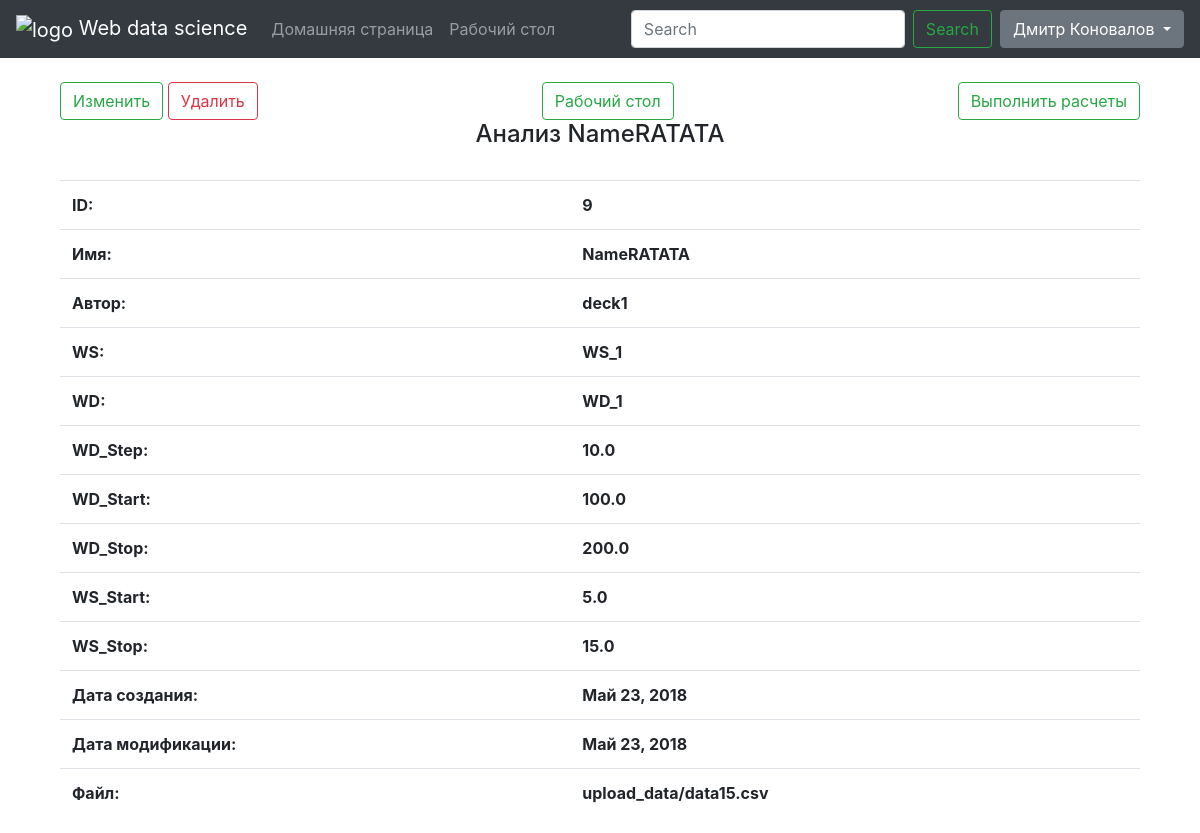
The page /desktop/9 (signed in) on the database as committed earlier.
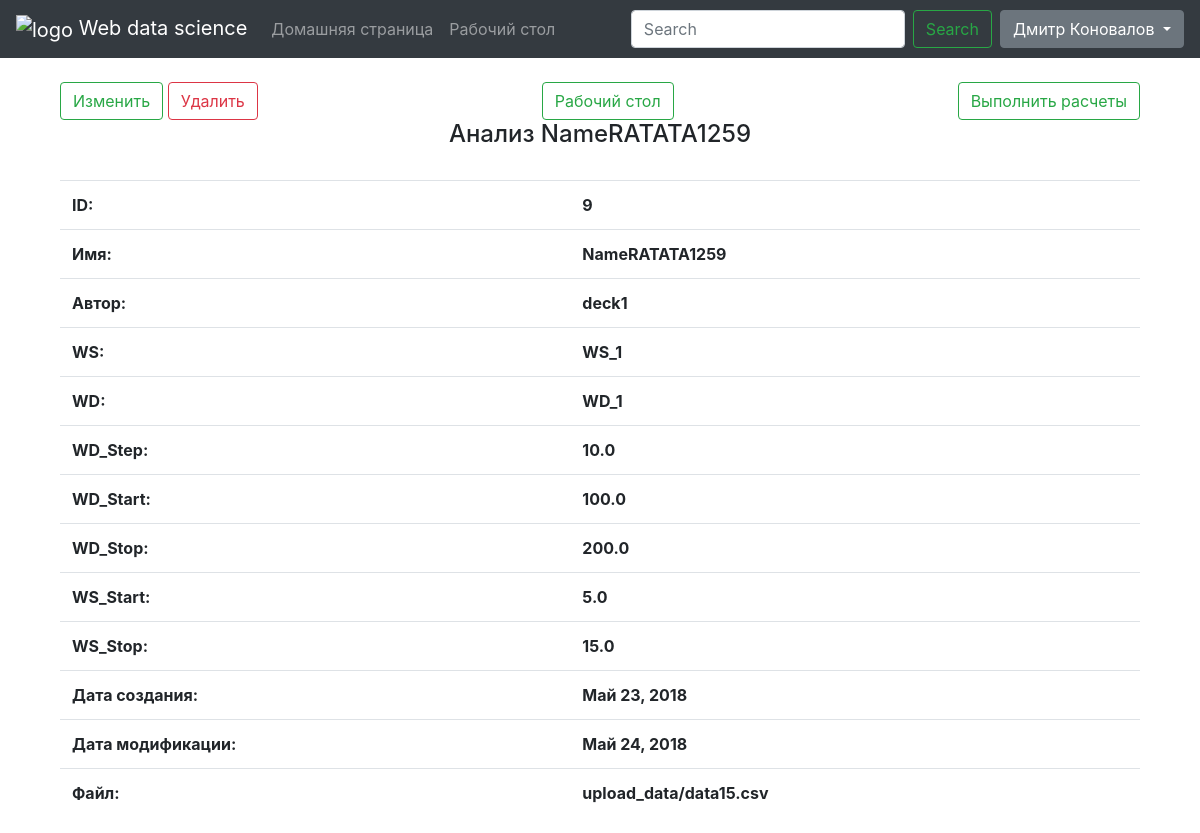
The same page on the database as committed later.
### data_science_app/models.py (models this page shows, shortened)
class Analise(models.Model):
    user = models.ForeignKey(User, on_delete=models.CASCADE)
    name = models.CharField(max_length=20, verbose_name="Имя анализа", unique=True)
    WS = models.CharField(max_length=20, verbose_name='Сигнал скорости ветра')
    WD = models.CharField(max_length=20, verbose_name='Сигнал направления ветра')
    WD_Step = models.FloatField(default=0, verbose_name="Шаг группировки направления")
    WD_Start = models.FloatField(default=0, verbose_name="Начало сектора направления")
    WD_Stop = models.FloatField(default=0, verbose_name="Конец сектора направления")
    WS_Start = models.FloatField(default=0, verbose_name="Начало диапазона скорости")
    WS_Stop = models.FloatField(default=0, verbose_name="Конец диапазона скорости")
    Date_Create = models.DateField(default=now)
    Date_Modified = models.DateField(default=now)
    File_Data = models.FileField(upload_to="upload_data")
    class Meta:
        verbose_name = "Анализ"
        ordering = ["Date_Modified"]

### data_science_app/views.py (the view)
# urls.py: path('desktop/<int:pk>', login_required(views.Details.as_view()), name='details'),
class Details(generic.ListView):
    template_name = "details.html"
    model = Analise
    context_object_name = "analise"
    def get_queryset(self):
        return Analise.objects.get(id=self.kwargs['pk'])

### data_science_app/templates/details.html (shortened to what this page needs)
{% extends 'main.html' %}
{% block page %}
<div class="container">
    <br/>
    <div class="d-flex justify-content-between">
        <div>
            <a href="{% url 'edit_analise' analise.id %}" class="btn btn-outline-success">Изменить</a>
            <a href="{% url 'delete_analise' analise.id %}" class="btn btn-outline-danger">Удалить</a>
        </div>
        <a href="{% url 'desktop' %}" class="btn btn-outline-success">Рабочий стол</a>
        <a href="{% url 'analize' analise.id %}" class="btn btn-outline-success">Выполнить расчеты</a>
    </div>
    <h4 class="d-flex justify-content-center"> Анализ {{ analise.name }} </h4>
    <br/>
    <table class="table table-inverse table-hover">
        <tbody>
        <tr>
            <th>ID:</th>
            <th>{{ analise.id }}</th>
        </tr>
        <tr>
            <th>Имя:</th>
            <th>{{ analise.name }}</th>
        </tr>
        <tr>
            <th>Автор:</th>
            <th>{{ analise.user }}</th>
        </tr>
        <tr>
            <th>WS:</th>
            <th>{{ analise.WS }}</th>
        </tr>
        <tr>
            <th>WD:</th>
            <th>{{ analise.WD }}</th>
        </tr>
        <tr>
            <th>WD_Step:</th>
            <th>{{ analise.WD_Step }}</th>
        </tr>
        <tr>
            <th>WD_Start:</th>
            <th>{{ analise.WD_Start }}</th>
        </tr>
        <tr>
            <th>WD_Stop:</th>
            <th>{{ analise.WD_Stop }}</th>
        </tr>
        <tr>
            <th>WS_Start:</th>
            <th>{{ analise.WS_Start }}</th>
        </tr>
        <tr>
            <th>WS_Stop:</th>
            <th>{{ analise.WS_Stop }}</th>
        </tr>
        <tr>
            <th>Дата создания:</th>
            <th>{{ analise.Date_Create }}</th>
        </tr>
        <tr>
            <th>Дата модификации:</th>
            <th>{{ analise.Date_Modified }}</th>
        </tr>
        <tr>
            <th>Файл:</th>
            <th>{{ analise.File_Data }}</th>
        </tr>
        </tbody>
    </table>
</div>
{% endblock %}

Rows that differ between the two databases and show on the page:
changed Analise "WS_1": name "NameRATATA" → "NameRATATA1259"; Date_Modified "Май 23, 2018" → "Май 24, 2018"
